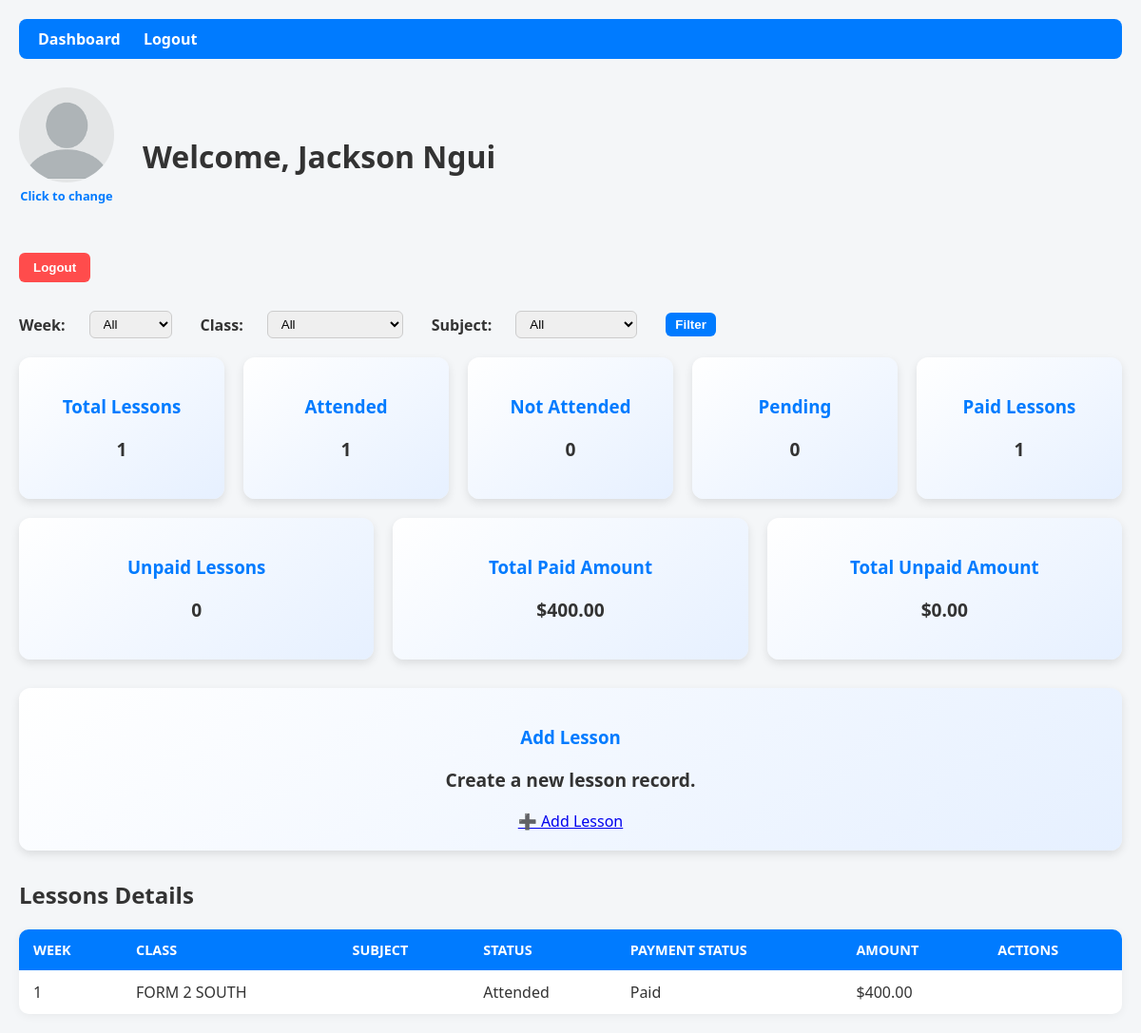
/lessons/teacher/dashboard/ (signed in), run on the app's committed database.
### lessons/models.py (models this page shows, shortened)
class Teacher(models.Model):
    user = models.OneToOneField(User, on_delete=models.CASCADE)
    subjects = models.ManyToManyField(Subject, blank=True)
    class_groups = models.ManyToManyField(ClassGroup, blank=True)
    profile_picture = models.ImageField(upload_to='profile_pics/', blank=True, null=True)

class LessonRecord(models.Model):
    timetable = models.ForeignKey(Timetable, on_delete=models.CASCADE)
    week = models.ForeignKey(Week, on_delete=models.CASCADE)
    teacher = models.ForeignKey(
        Teacher,
        on_delete=models.CASCADE,
        related_name="lesson_records"
    )
    status = models.CharField(
        max_length=20,
        choices=[
            ("Pending", "Pending"),
            ("Attended", "Attended"),
            ("Not Attended", "Not Attended"),
        ],
        default="Pending"
    )
    payment_status = models.CharField(
        max_length=20,
        choices=[
            ("Unpaid", "Unpaid"),
            ("Paid", "Paid"),
        ],
        default="Unpaid"
    )
    amount = models.DecimalField(max_digits=8, decimal_places=2, default=0)

class Week(models.Model):
    number = models.PositiveIntegerField()  # Week 1, Week 2...
    start_date = models.DateField()
    end_date = models.DateField()
    created_at = models.DateTimeField(auto_now_add=True)

class ClassGroup(models.Model):
    name = models.CharField(max_length=50)  # Form 1, Form 2, etc.

### lessons/views.py (the view)
# urls.py: path("teacher/dashboard/", views.teacher_dashboard, name="teacher_dashboard"),
@login_required
def teacher_dashboard(request):
    try:
        teacher = Teacher.objects.get(user=request.user)
    except Teacher.DoesNotExist:
        return redirect('some_error_page')  # Or use a template showing a friendly message
    selected_week = request.GET.get("week")
    selected_class = request.GET.get("class_group")
    selected_subject = request.GET.get("subject")
    lessons = LessonRecord.objects.filter(timetable__teacher=teacher)
    if selected_week:
        lessons = lessons.filter(week_id=selected_week)
    if selected_class:
        lessons = lessons.filter(timetable__class_groups__id=selected_class)
    if selected_subject:
        lessons = lessons.filter(timetable__subject__id=selected_subject)
    total_lessons = lessons.count()
    attended = lessons.filter(status__iexact="Attended").count()
    not_attended = lessons.filter(status__iexact="Not Attended").count()
    pending = lessons.filter(status__iexact="Pending").count()
    paid = lessons.filter(payment_status__iexact="Paid").count()
    unpaid = lessons.filter(payment_status__iexact="Unpaid").count()
    total_paid_amount = lessons.filter(payment_status__iexact="Paid").aggregate(
        Sum("amount")
    )["amount__sum"] or 0
    total_unpaid_amount = lessons.filter(payment_status__iexact="Unpaid").aggregate(
        Sum("amount")
    )["amount__sum"] or 0
    weeks = Week.objects.all()
    classes = ClassGroup.objects.all()
    subjects = Subject.objects.all()
    timetables = Timetable.objects.filter(teacher=teacher)
    other_teachers = Teacher.objects.exclude(id=teacher.id)
    context = {
        "teacher": teacher,
        "lessons": lessons,
        "weeks": weeks,
        "classes": classes,
        "subjects": subjects,
        "timetables": timetables,
        "other_teachers": other_teachers,
        "selected_week": selected_week,
        "selected_class": selected_class,
        "selected_subject": selected_subject,
        "total_lessons": total_lessons,
        "attended": attended,
        "not_attended": not_attended,
        "pending": pending,
        "paid": paid,
        "unpaid": unpaid,
        "total_paid_amount": total_paid_amount,
        "total_unpaid_amount": total_unpaid_amount,
    }
    return render(request, "lessons/teacher_dashboard.html", context)

### lessons/templates/lessons/teacher_dashboard.html (shortened to what this page needs)
{% extends "lessons/base.html" %}
{% load static %}
{% block content %}
<div class="profile-container">
    <form action="{% url 'update_profile_picture' %}" method="post" enctype="multipart/form-data">
        <label for="profile_picture" style="cursor:pointer; display:inline-block;">
            {% if teacher.profile_picture %}
                <img src="{{ teacher.profile_picture.url }}" alt="Profile Picture">
            {% else %}
                <img src="{% static 'lessons/img/default_profile.png' %}" alt="Default Profile Picture">
            {% endif %}
            <div style="text-align:center; font-size:0.8em; color:#007BFF;">Click to change</div>
        </label>
    </form>
    <h1>Welcome, {{ teacher.user.get_full_name }}</h1>
</div>
<form action="{% url 'logout' %}" method="post" style="margin-bottom:30px;">
    <button type="submit" class="logout-btn">Logout</button>
</form>
<div class="filters">
    <form method="get">
        <label>Week:</label>
        <select name="week">
            <option value="">All</option>
        </select>
        <label>Class:</label>
        <select name="class_group">
            <option value="">All</option>
        </select>
        <label>Subject:</label>
        <select name="subject">
            <option value="">All</option>
        </select>
        <button type="submit">Filter</button>
    </form>
</div>
<div class="cards-container">
    <div class="card"><h3>Total Lessons</h3><p>{{ total_lessons }}</p></div>
    <div class="card"><h3>Attended</h3><p>{{ attended }}</p></div>
    <div class="card"><h3>Not Attended</h3><p>{{ not_attended }}</p></div>
    <div class="card"><h3>Pending</h3><p>{{ pending }}</p></div>
    <div class="card"><h3>Paid Lessons</h3><p>{{ paid }}</p></div>
    <div class="card"><h3>Unpaid Lessons</h3><p>{{ unpaid }}</p></div>
    <div class="card"><h3>Total Paid Amount</h3><p>${{ total_paid_amount|floatformat:2 }}</p></div>
    <div class="card"><h3>Total Unpaid Amount</h3><p>${{ total_unpaid_amount|floatformat:2 }}</p></div>
</div>
<div class="cards-container">
    <div class="card">
        <h3>Add Lesson</h3>
        <p>Create a new lesson record.</p>
        <a href="{% url 'add_lesson' %}" class="btn">➕ Add Lesson</a>
    </div>
</div>
<h2>Lessons Details</h2>
<table>
    <thead>
        <tr>
            <th>Week</th>
            <th>Class</th>
            <th>Subject</th>
            <th>Status</th>
            <th>Payment Status</th>
            <th>Amount</th>
            <th>Actions</th>
        </tr>
    </thead>
    <tbody>
        {% for lesson in lessons %}
        <tr>
            <td>{{ lesson.week.number }}</td>
            <td>
                {% for c in lesson.timetable.class_groups.all %}
                    {{ c.name }}{% if not forloop.last %}, {% endif %}
                {% endfor %}
            </td>
            <td>{{ lesson.timetable.subject }}</td>
            <td>{{ lesson.status }}</td>
            <td>{{ lesson.payment_status }}</td>
            <td>${{ lesson.amount|floatformat:2 }}</td>
            <td>
            </td>
        </tr>
        {% empty %}
        <tr><td colspan="7">No lessons found.</td></tr>
        {% endfor %}
    </tbody>
{% endblock %}

### lessons/templates/lessons/base.html (shortened to what this page needs)
<!DOCTYPE html>
<html lang="en">
{% load static %}
<head>
    <link rel="stylesheet" href="{% static 'lessons/css/dashboard.css' %}">
</head>
<body>
    <nav>
        <a href="{% url 'teacher_dashboard' %}">Dashboard</a>
        <a href="{% url 'logout' %}">Logout</a>
    </nav>
    <div class="content">
        {% block content %}{% endblock %}
    </div>
    <link rel="stylesheet" href="https://cdnjs.cloudflare.com/ajax/libs/font-awesome/6.5.0/css/all.min.css" />
</body>
</html>

### lessons/static/lessons/css/dashboard.css (style rules this page uses)
body { font-family: 'Segoe UI', Tahoma, Geneva, Verdana, sans-serif; margin: 20px; background-color: #f4f6f8; color: #333; }
nav { margin-bottom: 30px; background-color: #007BFF; padding: 10px 20px; border-radius: 8px; }
nav a { margin-right: 20px; text-decoration: none; color: #fff; font-weight: bold; }
.cards-container { display: flex; flex-wrap: wrap; gap: 20px; margin-bottom: 30px; }
.card { flex: 1 1 150px; background: linear-gradient(145deg, #ffffff, #e6f0ff); padding: 20px; border-radius: 12px; box-shadow: 0 4px 10px rgba(0,0,0,0.1); text-align: center; transition: transform 0.2s, box-shadow 0.2s; }
.card h3 { margin-bottom: 10px; color: #007BFF; }
.card p { font-size: 1.2em; font-weight: bold; }
table { width: 100%; border-collapse: collapse; background-color: #fff; border-radius: 10px; overflow: hidden; box-shadow: 0 2px 10px rgba(0,0,0,0.05); }
th, td { padding: 12px 15px; text-align: left; }
th { background-color: #007BFF; color: #fff; text-transform: uppercase; font-size: 0.9em; }
form { margin-bottom: 20px; }
form label { margin-right: 10px; font-weight: bold; }
form select, form button { margin-right: 15px; padding: 5px 10px; border-radius: 5px; border: 1px solid #ccc; }
form button { background-color: #007BFF; color: #fff; border: none; font-weight: bold; cursor: pointer; transition: background-color 0.2s; }
.logout-btn { margin-top: 10px; padding: 8px 15px; background-color: #FF4C4C; color: #fff; border: none; border-radius: 6px; cursor: pointer; font-weight: bold; transition: background-color 0.2s; }
.filters form { display: flex; gap: 15px; flex-wrap: wrap; align-items: center; }
.filters label { font-weight: bold; }
.filters select, .filters button { padding: 5px 10px; border-radius: 6px; border: 1px solid #ccc; }
.filters button { background-color: #007BFF; color: #fff; border: none; font-weight: bold; cursor: pointer; transition: background-color 0.2s; }
.cards-container { display: flex; flex-wrap: wrap; gap: 20px; }
.profile-container { display: flex; align-items: center; gap: 20px; margin-bottom: 20px; }
.profile-container img { width: 100px; height: 100px; border-radius: 50%; object-fit: cover; }

### data on the page
Teacher: user.get_full_name "Jackson Ngui"
LessonRecord: week.number "1", status "Attended", payment_status "Paid", amount "400.00"
ClassGroup: name "FORM 2 SOUTH"

### other printed values
{{ total_lessons }} "1"
{{ attended }} "1"
{{ not_attended }} "0"
{{ pending }} "0"
{{ paid }} "1"
{{ unpaid }} "0"
{{ total_paid_amount|floatformat:2 }} "400.00"
{{ total_unpaid_amount|floatformat:2 }} "0.00"
